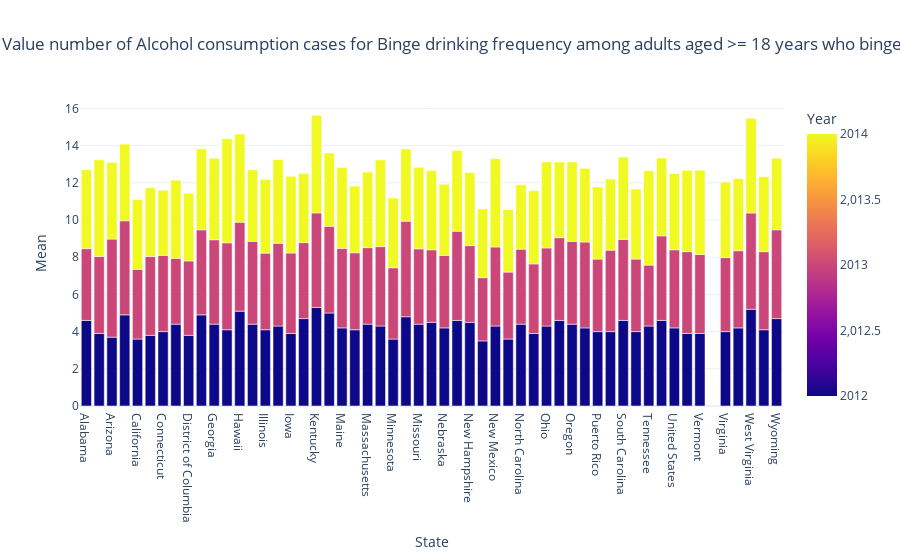
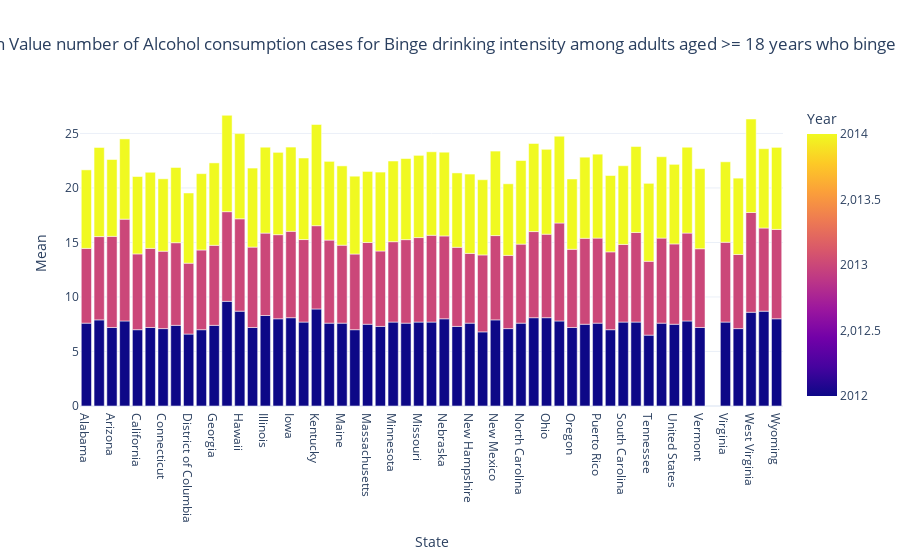

These figures' notebook cell, in order:
### Markdown cell above
There are only unique values in the DataValueAlt column and no categorical values or duplicates.
<br><br>
Now we go to the <u>fun</u> part!
<br><br>
Using the <b>MatPlotLib</b>, <b>Plotly</b> and <b>NumPy</b> libraries, we are going to evaluate the data distribution with a histogram and box plot for Alcohol consumption and Diabetes to extract some useful data.

### Code cell
import matplotlib.pyplot as plt
import plotly.express as px
import numpy as np
from scipy.stats import norm

# Filter for 'Mean' DataValueType and 'alcohol' Disease
alcohol_data = filtered_collected_data[(filtered_collected_data['DataValueType'] == 'Mean') & (filtered_collected_data['Disease'].str.contains('alcohol', case=False))]

# Separates each unique type of data in the 'Question' column
questions = alcohol_data['Question'].unique()


for question in questions:
    question_data = alcohol_data[alcohol_data['Question'] == question]

    if question_data.empty:
        print(f"No data available for question: {question}")
        continue

    # Plotting graphs of DataValueAlt to check distribution
    fig, axs = plt.subplots(1, 2, figsize=(12, 5))

    # Histogram with Gaussian trend line
    data = question_data['DataValueAlt'].dropna()
    axs[0].hist(data, bins=10, density=True, alpha=0.6, color='g')

    # Fit a normal distribution to the data
    mu, std = norm.fit(data)

    # Plot the PDF (Probability Density Function)
    xmin, xmax = axs[0].get_xlim()
    x = np.linspace(xmin, xmax, 100)
    p = norm.pdf(x, mu, std)
    axs[0].plot(x, p, 'k', linewidth=2)
    axs[0].set_xlabel('DataValueAlt')
    axs[0].set_ylabel('Density')
    axs[0].set_title(f'Histogram with Gaussian Fit for {question}')

    # Boxplot
    axs[1].boxplot(data.values)
    axs[1].set_xlabel('DataValueAlt')
    axs[1].set_ylabel('Values')
    axs[1].set_title(f'Boxplot of "DataValueAlt" for {question}')
    axs[1].grid(False)

    # Adjusting the layout
    plt.tight_layout()
    plt.show()

    print(f'Here is the description of the dataset for the column "DataValueAlt" for {question}:\n')
    print(question_data['DataValueAlt'].describe())

    # Calculating the quartiles and IQR
    Q1 = question_data['DataValueAlt'].quantile(0.25)
    Q3 = question_data['DataValueAlt'].quantile(0.75)
    IQR = Q3 - Q1
    inferior_limit = Q1 - 1.5 * IQR
    superior_limit = Q3 + 1.5 * IQR

    print(f"\nThe superior limit is {superior_limit:.2f}.\n The inferior limit is {inferior_limit:.2f}.\n The Interquartile Range is {IQR:.2f}.\n")

    # Grouping data by 'YearStart' and 'LocationDesc' and calculating the mean of 'DataValueAlt'
    grouped_data = question_data.groupby(['YearStart', 'LocationDesc'])['DataValueAlt'].mean().reset_index()

    # Creating an interactive bar graph for the full dataset
    fig_full_data = px.bar(grouped_data,
                           x='LocationDesc',
                           y='DataValueAlt',
                           color='YearStart',
                           barmode='group',
                           title=f'Mean Value number of Alcohol consumption cases for {question}',
                           labels={'DataValueAlt': 'Mean', 'LocationDesc': 'State', 'YearStart': 'Year'})

    fig_full_data.update_layout(template='plotly_white', xaxis_title='State', yaxis_title='Mean', 
                                title_x=0.5, legend_title_text='Year')
    
    fig_full_data.show()
    print()

### Figure 1 — Plotly figure (JSON) as saved in the notebook; plotly's stock layout.template omitted (floating-point values rounded to 4 significant figures; data arrays with more than 128 entries replaced by an {"elided": "..."} marker saying what was removed)
{"data": [{"alignmentgroup": "True", "hovertemplate": "State=%{x}<br>Mean=%{y}<br>Year=%{marker.color}<extra></extra>", "legendgroup": "", "marker": {"color": {"elided": "165 int values"}, "coloraxis": "coloraxis", "pattern": {"shape": ""}}, "name": "", "offsetgroup": "", "orientation": "v", "showlegend": false, "textposition": "auto", "type": "bar", "x": {"elided": "165 str values"}, "xaxis": "x", "y": {"elided": "165 float values"}, "yaxis": "y"}], "layout": {"barmode": "group", "coloraxis": {"colorbar": {"title": {"text": "Year"}}, "colorscale": [[0, "#0d0887"], [0.1111, "#46039f"], [0.2222, "#7201a8"], [0.3333, "#9c179e"], [0.4444, "#bd3786"], [0.5556, "#d8576b"], [0.6667, "#ed7953"], [0.7778, "#fb9f3a"], [0.8889, "#fdca26"], [1, "#f0f921"]]}, "legend": {"title": {"text": "Year"}, "tracegroupgap": 0}, "title": {"text": "Mean Value number of Alcohol consumption cases for Binge drinking frequency among adults aged >= 18 years who binge drink", "x": 0.5}, "xaxis": {"anchor": "y", "domain": [0, 1], "title": {"text": "State"}}, "yaxis": {"anchor": "x", "domain": [0, 1], "title": {"text": "Mean"}}}}

### Figure 2 — Plotly figure (JSON) as saved in the notebook; plotly's stock layout.template omitted (floating-point values rounded to 4 significant figures; data arrays with more than 128 entries replaced by an {"elided": "..."} marker saying what was removed)
{"data": [{"alignmentgroup": "True", "hovertemplate": "State=%{x}<br>Mean=%{y}<br>Year=%{marker.color}<extra></extra>", "legendgroup": "", "marker": {"color": {"elided": "165 int values"}, "coloraxis": "coloraxis", "pattern": {"shape": ""}}, "name": "", "offsetgroup": "", "orientation": "v", "showlegend": false, "textposition": "auto", "type": "bar", "x": {"elided": "165 str values"}, "xaxis": "x", "y": {"elided": "165 float values"}, "yaxis": "y"}], "layout": {"barmode": "group", "coloraxis": {"colorbar": {"title": {"text": "Year"}}, "colorscale": [[0, "#0d0887"], [0.1111, "#46039f"], [0.2222, "#7201a8"], [0.3333, "#9c179e"], [0.4444, "#bd3786"], [0.5556, "#d8576b"], [0.6667, "#ed7953"], [0.7778, "#fb9f3a"], [0.8889, "#fdca26"], [1, "#f0f921"]]}, "legend": {"title": {"text": "Year"}, "tracegroupgap": 0}, "title": {"text": "Mean Value number of Alcohol consumption cases for Binge drinking intensity among adults aged >= 18 years who binge drink", "x": 0.5}, "xaxis": {"anchor": "y", "domain": [0, 1], "title": {"text": "State"}}, "yaxis": {"anchor": "x", "domain": [0, 1], "title": {"text": "Mean"}}}}
